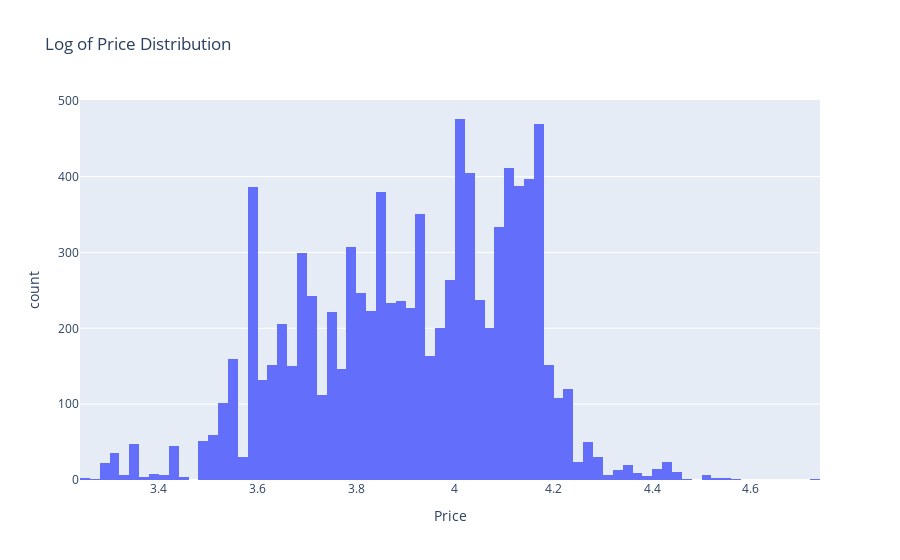

Notebook code for this chart:
### Code cell
px.histogram(data_frame=df, x='Price', title='Log of Price Distribution')

### Figure 1 — Plotly figure (JSON) as saved in the notebook; plotly's stock layout.template omitted (floating-point values rounded to 4 significant figures; data arrays with more than 128 entries replaced by an {"elided": "..."} marker saying what was removed)
{"data": [{"alignmentgroup": "True", "bingroup": "x", "hovertemplate": "Price=%{x}<br>count=%{y}<extra></extra>", "legendgroup": "", "marker": {"color": "#636efa", "pattern": {"shape": ""}}, "name": "", "offsetgroup": "", "orientation": "v", "showlegend": false, "type": "histogram", "x": {"elided": "9387 float values"}, "xaxis": "x", "yaxis": "y"}], "layout": {"barmode": "relative", "legend": {"tracegroupgap": 0}, "title": {"text": "Log of Price Distribution"}, "xaxis": {"anchor": "y", "domain": [0, 1], "title": {"text": "Price"}}, "yaxis": {"anchor": "x", "domain": [0, 1], "title": {"text": "count"}}}}
